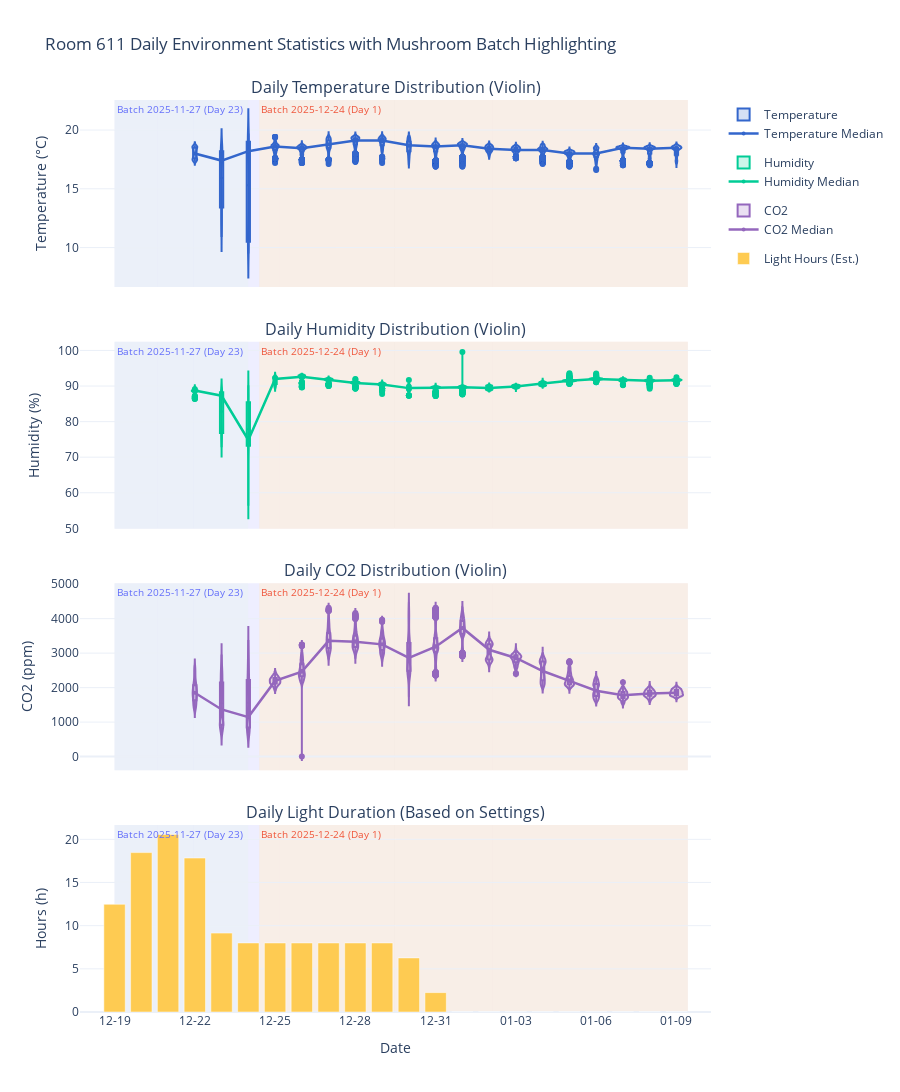

The code cell stored with this chart in its notebook:
### Code cell
import pandas as pd
import numpy as np
import plotly.graph_objects as go
from plotly.subplots import make_subplots
import plotly.express as px

# Ensure index is datetime (should already be)
df1.index = pd.to_datetime(df1.index)

# ==============================
# Step 1: Create batch_date from in_year, in_month, in_day
# ==============================
# Define the exact column tuples
in_year_col = ('mushroom_info_611', 'in_year')
in_month_col = ('mushroom_info_611', 'in_month')
in_day_col = ('mushroom_info_611', 'in_day')

# Extract and clean
years = df1[in_year_col]
months = df1[in_month_col]
days = df1[in_day_col]

# Combine into datetime — this works even with MultiIndex columns!
# pd.to_datetime can accept dict-like with Series values
df1[('mushroom_info_611', 'batch_date')] = pd.to_datetime({
    'year': years,
    'month': months,
    'day': days
}, errors='coerce')  # 'coerce' turns invalid dates to NaT

# ==============================
# Step 2: Prepare visualization data
# ==============================
target_columns = {
    'Temperature': ('env_status_611', 'temperature'),
    'Humidity': ('env_status_611', 'humidity'),
    'CO2': ('env_status_611', 'co2')
}

cols_light_on = ('grow_light_611', 'on_mset')
cols_light_off = ('grow_light_611', 'off_mset')

df_viz = df1.copy()
df_viz['Date'] = df_viz.index.date

# Light hours calculation
light_daily = df_viz[[cols_light_on, cols_light_off]].resample('D').mean()
on_m = light_daily[cols_light_on].fillna(0)
off_m = light_daily[cols_light_off].fillna(0)
total_cycle = on_m + off_m
light_daily['light_hours'] = np.where(total_cycle > 0, (on_m / total_cycle) * 24, 0)

# ==============================
# Step 3: Create subplots
# ==============================
fig = make_subplots(
    rows=4, cols=1,
    shared_xaxes=True,
    vertical_spacing=0.06,
    subplot_titles=(
        'Daily Temperature Distribution (Violin)', 
        'Daily Humidity Distribution (Violin)', 
        'Daily CO2 Distribution (Violin)',
        'Daily Light Duration (Based on Settings)'
    ),
    row_heights=[0.25, 0.25, 0.25, 0.25]
)

colors_env = {
    'Temperature': {'violin': '#3366CC', 'fill': 'rgba(51, 102, 204, 0.2)'},
    'Humidity': {'violin': '#00CC96', 'fill': 'rgba(0, 204, 150, 0.2)'},
    'CO2': {'violin': '#9467BD', 'fill': 'rgba(148, 103, 189, 0.2)'}
}

for i, (label, col) in enumerate(target_columns.items()):
    row_num = i + 1
    c = colors_env[label]
    fig.add_trace(
        go.Violin(
            x=df_viz['Date'],
            y=df_viz[col],
            name=label,
            legendgroup=label,
            showlegend=True,
            line_color=c['violin'],
            fillcolor=c['fill'],
            hoverinfo='y',
            scalemode='width',
            points='outliers',
            box_visible=True,
            meanline_visible=True
        ),
        row=row_num, col=1
    )

fig.add_trace(
    go.Bar(
        x=light_daily.index,
        y=light_daily['light_hours'],
        name='Light Hours (Est.)',
        marker_color='#FECB52',
        hovertemplate='%{x|%Y-%m-%d}<br>Duration: %{y:.1f} hrs<extra></extra>'
    ),
    row=4, col=1
)
# ==============================
# Step 3.5: Add median trend lines for each environment variable
# ==============================
# Resample to daily median
daily_median = df_viz.groupby('Date').agg({
    target_columns['Temperature']: 'median',
    target_columns['Humidity']: 'median',
    target_columns['CO2']: 'median'
}).reset_index()

# Convert 'Date' back to datetime for plotting (Plotly prefers datetime on x-axis)
daily_median['Date_dt'] = pd.to_datetime(daily_median['Date'])

# Define line colors (same as violin outline for consistency)
line_colors = {
    'Temperature': '#3366CC',
    'Humidity': '#00CC96',
    'CO2': '#9467BD'
}

# Add median lines to each subplot
for i, (label, col) in enumerate(target_columns.items()):
    row_num = i + 1
    y_vals = daily_median[col]
    x_vals = daily_median['Date_dt']
    
    # Only plot if there's at least one non-NaN value
    if y_vals.notna().any():
        fig.add_trace(
            go.Scatter(
                x=x_vals,
                y=y_vals,
                mode='lines+markers',
                name=f"{label} Median",
                legendgroup=label,
                showlegend=True,
                line=dict(color=line_colors[label], width=2.5),
                marker=dict(size=4, symbol='circle'),
                hovertemplate='%{x|%Y-%m-%d}<br>Median: %{y:.2f}<extra></extra>'
            ),
            row=row_num, col=1
        )

# ==============================
# Step 4: Add colored bands per mushroom batch
# ==============================
batch_date_col = ('mushroom_info_611', 'batch_date')
in_day_num_col = ('mushroom_info_611', 'in_day_num')

batch_series = df1[batch_date_col].dropna()
if batch_series.empty:
    print("Warning: No valid batch dates found.")
else:
    # Sort unique batch dates using numpy, then ensure Timestamp type
    unique_batches = pd.to_datetime(np.sort(batch_series.unique()))

    color_palette = px.colors.qualitative.Plotly
    for i, batch_dt in enumerate(unique_batches):
        mask = df1[batch_date_col] == batch_dt
        if mask.any():
            x0 = df1.index[mask].min()
            x1 = df1.index[mask].max()
            color = color_palette[i % len(color_palette)]
            
            # Get representative in_day_num for this batch (first non-NaN)
            day_nums = df1.loc[mask, in_day_num_col].dropna()
            day_num = int(day_nums.iloc[0]) if not day_nums.empty else "N/A"
            
            label = f"Batch {batch_dt.strftime('%Y-%m-%d')} (Day {day_num})"
            
            fig.add_vrect(
                x0=x0,
                x1=x1,
                fillcolor=color,
                opacity=0.12,
                layer='below',
                line_width=0,
                annotation_text=label,
                annotation_position="top left",
                annotation_font_size=10,
                annotation_font_color=color,
                annotation_showarrow=False
            )
# ==============================
# Step 5: Highlight growth phase using ONLY in_day_num (1-27 = growth)
# ==============================
# ==============================
# Step: Add growth phase background based solely on in_day_num
# ==============================
in_day_num_col = ('mushroom_info_611', 'in_day_num')

# Create phase mask: 1–27 → growth, else → non_growth
is_growth = df_viz[in_day_num_col].between(1, 27, inclusive='both')
df_viz['phase'] = np.where(is_growth, 'growth', 'non_growth')

# Group contiguous segments
df_viz['phase_group'] = (df_viz['phase'] != df_viz['phase'].shift()).cumsum()

# Generate continuous intervals
for (phase, _), group in df_viz.groupby(['phase', 'phase_group']):
    if group.empty:
        continue
    x0, x1 = group.index.min(), group.index.max()
    color = '#E6F7E6' if phase == 'growth' else '#FAFAFA'
    opacity = 0.25 if phase == 'growth' else 0.08
    fig.add_vrect(
        x0=x0, x1=x1,
        fillcolor=color,
        opacity=opacity,
        layer='below',
        line_width=0
        # ⚠️ No annotation_text → avoids "new text" clutter
    )
fig.update_layout(
    height=1200,
    title_text="Room 611 Daily Environment Statistics with Mushroom Batch Highlighting",
    hovermode="x unified",
    template="plotly_white",
    showlegend=True
)

fig.update_yaxes(title_text="Temperature (°C)", row=1, col=1)
fig.update_yaxes(title_text="Humidity (%)", row=2, col=1)
fig.update_yaxes(title_text="CO2 (ppm)", row=3, col=1)
fig.update_yaxes(title_text="Hours (h)", row=4, col=1)
fig.update_xaxes(title_text="Date", tickformat="%m-%d", row=4, col=1)

fig.show()

### Figure 1 — Plotly figure (JSON) as saved in the notebook; plotly's stock layout.template omitted (floating-point values rounded to 4 significant figures; data arrays with more than 128 entries replaced by an {"elided": "..."} marker saying what was removed)
{"data": [{"box": {"visible": true}, "fillcolor": "rgba(51, 102, 204, 0.2)", "hoverinfo": "y", "legendgroup": "Temperature", "line": {"color": "#3366CC"}, "meanline": {"visible": true}, "name": "Temperature", "points": "outliers", "scalemode": "width", "showlegend": true, "type": "violin", "x": {"elided": "30766 str values"}, "xaxis": "x", "y": {"elided": "30766 float values"}, "yaxis": "y"}, {"box": {"visible": true}, "fillcolor": "rgba(0, 204, 150, 0.2)", "hoverinfo": "y", "legendgroup": "Humidity", "line": {"color": "#00CC96"}, "meanline": {"visible": true}, "name": "Humidity", "points": "outliers", "scalemode": "width", "showlegend": true, "type": "violin", "x": {"elided": "30766 str values"}, "xaxis": "x2", "y": {"elided": "30766 float values"}, "yaxis": "y2"}, {"box": {"visible": true}, "fillcolor": "rgba(148, 103, 189, 0.2)", "hoverinfo": "y", "legendgroup": "CO2", "line": {"color": "#9467BD"}, "meanline": {"visible": true}, "name": "CO2", "points": "outliers", "scalemode": "width", "showlegend": true, "type": "violin", "x": {"elided": "30766 str values"}, "xaxis": "x3", "y": {"elided": "30766 float values"}, "yaxis": "y3"}, {"hovertemplate": "%{x|%Y-%m-%d}<br>Duration: %{y:.1f} hrs<extra></extra>", "marker": {"color": "#FECB52"}, "name": "Light Hours (Est.)", "type": "bar", "x": ["2025-12-19T00:00:00.000000000", "2025-12-20T00:00:00.000000000", "2025-12-21T00:00:00.000000000", "2025-12-22T00:00:00.000000000", "2025-12-23T00:00:00.000000000", "2025-12-24T00:00:00.000000000", "2025-12-25T00:00:00.000000000", "2025-12-26T00:00:00.000000000", "2025-12-27T00:00:00.000000000", "2025-12-28T00:00:00.000000000", "2025-12-29T00:00:00.000000000", "2025-12-30T00:00:00.000000000", "2025-12-31T00:00:00.000000000", "2026-01-01T00:00:00.000000000", "2026-01-02T00:00:00.000000000", "2026-01-03T00:00:00.000000000", "2026-01-04T00:00:00.000000000", "2026-01-05T00:00:00.000000000", "2026-01-06T00:00:00.000000000", "2026-01-07T00:00:00.000000000", "2026-01-08T00:00:00.000000000", "2026-01-09T00:00:00.000000000"], "xaxis": "x4", "y": [12.48, 18.46, 20.57, 17.83, 9.14, 8.0, 8.0, 8.0, 8.0, 8.0, 8.0, 6.268, 2.247, 0.0, 0.0, 0.0, 0.0, 0.0, 0.0, 0.0, 0.0, 0.0], "yaxis": "y4"}, {"hovertemplate": "%{x|%Y-%m-%d}<br>Median: %{y:.2f}<extra></extra>", "legendgroup": "Temperature", "line": {"color": "#3366CC", "width": 2.5}, "marker": {"size": 4, "symbol": "circle"}, "mode": "lines+markers", "name": "Temperature Median", "showlegend": true, "type": "scatter", "x": ["2025-12-19T00:00:00.000000000", "2025-12-20T00:00:00.000000000", "2025-12-21T00:00:00.000000000", "2025-12-22T00:00:00.000000000", "2025-12-23T00:00:00.000000000", "2025-12-24T00:00:00.000000000", "2025-12-25T00:00:00.000000000", "2025-12-26T00:00:00.000000000", "2025-12-27T00:00:00.000000000", "2025-12-28T00:00:00.000000000", "2025-12-29T00:00:00.000000000", "2025-12-30T00:00:00.000000000", "2025-12-31T00:00:00.000000000", "2026-01-01T00:00:00.000000000", "2026-01-02T00:00:00.000000000", "2026-01-03T00:00:00.000000000", "2026-01-04T00:00:00.000000000", "2026-01-05T00:00:00.000000000", "2026-01-06T00:00:00.000000000", "2026-01-07T00:00:00.000000000", "2026-01-08T00:00:00.000000000", "2026-01-09T00:00:00.000000000"], "xaxis": "x", "y": [NaN, NaN, NaN, 18.0, 17.4, 18.2, 18.6, 18.45, 18.8, 19.1, 19.1, 18.7, 18.6, 18.7, 18.4, 18.3, 18.3, 18.0, 18.0, 18.5, 18.4, 18.5], "yaxis": "y"}, {"hovertemplate": "%{x|%Y-%m-%d}<br>Median: %{y:.2f}<extra></extra>", "legendgroup": "Humidity", "line": {"color": "#00CC96", "width": 2.5}, "marker": {"size": 4, "symbol": "circle"}, "mode": "lines+markers", "name": "Humidity Median", "showlegend": true, "type": "scatter", "x": ["2025-12-19T00:00:00.000000000", "2025-12-20T00:00:00.000000000", "2025-12-21T00:00:00.000000000", "2025-12-22T00:00:00.000000000", "2025-12-23T00:00:00.000000000", "2025-12-24T00:00:00.000000000", "2025-12-25T00:00:00.000000000", "2025-12-26T00:00:00.000000000", "2025-12-27T00:00:00.000000000", "2025-12-28T00:00:00.000000000", "2025-12-29T00:00:00.000000000", "2025-12-30T00:00:00.000000000", "2025-12-31T00:00:00.000000000", "2026-01-01T00:00:00.000000000", "2026-01-02T00:00:00.000000000", "2026-01-03T00:00:00.000000000", "2026-01-04T00:00:00.000000000", "2026-01-05T00:00:00.000000000", "2026-01-06T00:00:00.000000000", "2026-01-07T00:00:00.000000000", "2026-01-08T00:00:00.000000000", "2026-01-09T00:00:00.000000000"], "xaxis": "x2", "y": [NaN, NaN, NaN, 88.74, 87.28, 74.83, 92.01, 92.64, 91.77, 90.89, 90.43, 89.42, 89.52, 89.65, 89.44, 89.87, 90.75, 91.49, 91.98, 91.64, 91.48, 91.65], "yaxis": "y2"}, {"hovertemplate": "%{x|%Y-%m-%d}<br>Median: %{y:.2f}<extra></extra>", "legendgroup": "CO2", "line": {"color": "#9467BD", "width": 2.5}, "marker": {"size": 4, "symbol": "circle"}, "mode": "lines+markers", "name": "CO2 Median", "showlegend": true, "type": "scatter", "x": ["2025-12-19T00:00:00.000000000", "2025-12-20T00:00:00.000000000", "2025-12-21T00:00:00.000000000", "2025-12-22T00:00:00.000000000", "2025-12-23T00:00:00.000000000", "2025-12-24T00:00:00.000000000", "2025-12-25T00:00:00.000000000", "2025-12-26T00:00:00.000000000", "2025-12-27T00:00:00.000000000", "2025-12-28T00:00:00.000000000", "2025-12-29T00:00:00.000000000", "2025-12-30T00:00:00.000000000", "2025-12-31T00:00:00.000000000", "2026-01-01T00:00:00.000000000", "2026-01-02T00:00:00.000000000", "2026-01-03T00:00:00.000000000", "2026-01-04T00:00:00.000000000", "2026-01-05T00:00:00.000000000", "2026-01-06T00:00:00.000000000", "2026-01-07T00:00:00.000000000", "2026-01-08T00:00:00.000000000", "2026-01-09T00:00:00.000000000"], "xaxis": "x3", "y": [NaN, NaN, NaN, 1852.0, 1367.0, 1146.0, 2194.0, 2463.0, 3356.0, 3326.0, 3254.0, 2862.0, 3187.0, 3730.0, 3096.0, 2858.0, 2481.0, 2194.0, 1908.0, 1780.0, 1830.0, 1854.0], "yaxis": "y3"}], "layout": {"annotations": [{"font": {"size": 16}, "showarrow": false, "text": "Daily Temperature Distribution (Violin)", "x": 0.5, "xanchor": "center", "xref": "paper", "y": 1, "yanchor": "bottom", "yref": "paper"}, {"font": {"size": 16}, "showarrow": false, "text": "Daily Humidity Distribution (Violin)", "x": 0.5, "xanchor": "center", "xref": "paper", "y": 0.735, "yanchor": "bottom", "yref": "paper"}, {"font": {"size": 16}, "showarrow": false, "text": "Daily CO2 Distribution (Violin)", "x": 0.5, "xanchor": "center", "xref": "paper", "y": 0.47, "yanchor": "bottom", "yref": "paper"}, {"font": {"size": 16}, "showarrow": false, "text": "Daily Light Duration (Based on Settings)", "x": 0.5, "xanchor": "center", "xref": "paper", "y": 0.205, "yanchor": "bottom", "yref": "paper"}, {"font": {"color": "#636EFA", "size": 10}, "showarrow": false, "text": "Batch 2025-11-27 (Day 23)", "x": "2025-12-19T00:00:00", "xanchor": "left", "xref": "x", "y": 1, "yanchor": "top", "yref": "y domain"}, {"font": {"color": "#636EFA", "size": 10}, "showarrow": false, "text": "Batch 2025-11-27 (Day 23)", "x": "2025-12-19T00:00:00", "xanchor": "left", "xref": "x2", "y": 1, "yanchor": "top", "yref": "y2 domain"}, {"font": {"color": "#636EFA", "size": 10}, "showarrow": false, "text": "Batch 2025-11-27 (Day 23)", "x": "2025-12-19T00:00:00", "xanchor": "left", "xref": "x3", "y": 1, "yanchor": "top", "yref": "y3 domain"}, {"font": {"color": "#636EFA", "size": 10}, "showarrow": false, "text": "Batch 2025-11-27 (Day 23)", "x": "2025-12-19T00:00:00", "xanchor": "left", "xref": "x4", "y": 1, "yanchor": "top", "yref": "y4 domain"}, {"font": {"color": "#EF553B", "size": 10}, "showarrow": false, "text": "Batch 2025-12-24 (Day 1)", "x": "2025-12-24T09:49:00", "xanchor": "left", "xref": "x", "y": 1, "yanchor": "top", "yref": "y domain"}, {"font": {"color": "#EF553B", "size": 10}, "showarrow": false, "text": "Batch 2025-12-24 (Day 1)", "x": "2025-12-24T09:49:00", "xanchor": "left", "xref": "x2", "y": 1, "yanchor": "top", "yref": "y2 domain"}, {"font": {"color": "#EF553B", "size": 10}, "showarrow": false, "text": "Batch 2025-12-24 (Day 1)", "x": "2025-12-24T09:49:00", "xanchor": "left", "xref": "x3", "y": 1, "yanchor": "top", "yref": "y3 domain"}, {"font": {"color": "#EF553B", "size": 10}, "showarrow": false, "text": "Batch 2025-12-24 (Day 1)", "x": "2025-12-24T09:49:00", "xanchor": "left", "xref": "x4", "y": 1, "yanchor": "top", "yref": "y4 domain"}], "height": 1200, "hovermode": "x unified", "shapes": [{"fillcolor": "#636EFA", "layer": "below", "line": {"width": 0}, "opacity": 0.12, "type": "rect", "x0": "2025-12-19T00:00:00", "x1": "2025-12-24T09:48:00", "xref": "x", "y0": 0, "y1": 1, "yref": "y domain"}, {"fillcolor": "#636EFA", "layer": "below", "line": {"width": 0}, "opacity": 0.12, "type": "rect", "x0": "2025-12-19T00:00:00", "x1": "2025-12-24T09:48:00", "xref": "x2", "y0": 0, "y1": 1, "yref": "y2 domain"}, {"fillcolor": "#636EFA", "layer": "below", "line": {"width": 0}, "opacity": 0.12, "type": "rect", "x0": "2025-12-19T00:00:00", "x1": "2025-12-24T09:48:00", "xref": "x3", "y0": 0, "y1": 1, "yref": "y3 domain"}, {"fillcolor": "#636EFA", "layer": "below", "line": {"width": 0}, "opacity": 0.12, "type": "rect", "x0": "2025-12-19T00:00:00", "x1": "2025-12-24T09:48:00", "xref": "x4", "y0": 0, "y1": 1, "yref": "y4 domain"}, {"fillcolor": "#EF553B", "layer": "below", "line": {"width": 0}, "opacity": 0.12, "type": "rect", "x0": "2025-12-24T09:49:00", "x1": "2026-01-09T10:12:00", "xref": "x", "y0": 0, "y1": 1, "yref": "y domain"}, {"fillcolor": "#EF553B", "layer": "below", "line": {"width": 0}, "opacity": 0.12, "type": "rect", "x0": "2025-12-24T09:49:00", "x1": "2026-01-09T10:12:00", "xref": "x2", "y0": 0, "y1": 1, "yref": "y2 domain"}, {"fillcolor": "#EF553B", "layer": "below", "line": {"width": 0}, "opacity": 0.12, "type": "rect", "x0": "2025-12-24T09:49:00", "x1": "2026-01-09T10:12:00", "xref": "x3", "y0": 0, "y1": 1, "yref": "y3 domain"}, {"fillcolor": "#EF553B", "layer": "below", "line": {"width": 0}, "opacity": 0.12, "type": "rect", "x0": "2025-12-24T09:49:00", "x1": "2026-01-09T10:12:00", "xref": "x4", "y0": 0, "y1": 1, "yref": "y4 domain"}, {"fillcolor": "#E6F7E6", "layer": "below", "line": {"width": 0}, "opacity": 0.25, "type": "rect", "x0": "2025-12-19T00:00:00", "x1": "2025-12-20T14:24:00", "xref": "x", "y0": 0, "y1": 1, "yref": "y domain"}, {"fillcolor": "#E6F7E6", "layer": "below", "line": {"width": 0}, "opacity": 0.25, "type": "rect", "x0": "2025-12-19T00:00:00", "x1": "2025-12-20T14:24:00", "xref": "x2", "y0": 0, "y1": 1, "yref": "y2 domain"}, {"fillcolor": "#E6F7E6", "layer": "below", "line": {"width": 0}, "opacity": 0.25, "type": "rect", "x0": "2025-12-19T00:00:00", "x1": "2025-12-20T14:24:00", "xref": "x3", "y0": 0, "y1": 1, "yref": "y3 domain"}, {"fillcolor": "#E6F7E6", "layer": "below", "line": {"width": 0}, "opacity": 0.25, "type": "rect", "x0": "2025-12-19T00:00:00", "x1": "2025-12-20T14:24:00", "xref": "x4", "y0": 0, "y1": 1, "yref": "y4 domain"}, {"fillcolor": "#E6F7E6", "layer": "below", "line": {"width": 0}, "opacity": 0.25, "type": "rect", "x0": "2025-12-20T14:26:00", "x1": "2025-12-21T23:05:00", "xref": "x", "y0": 0, "y1": 1, "yref": "y domain"}, {"fillcolor": "#E6F7E6", "layer": "below", "line": {"width": 0}, "opacity": 0.25, "type": "rect", "x0": "2025-12-20T14:26:00", "x1": "2025-12-21T23:05:00", "xref": "x2", "y0": 0, "y1": 1, "yref": "y2 domain"}, {"fillcolor": "#E6F7E6", "layer": "below", "line": {"width": 0}, "opacity": 0.25, "type": "rect", "x0": "2025-12-20T14:26:00", "x1": "2025-12-21T23:05:00", "xref": "x3", "y0": 0, "y1": 1, "yref": "y3 domain"}, {"fillcolor": "#E6F7E6", "layer": "below", "line": {"width": 0}, "opacity": 0.25, "type": "rect", "x0": "2025-12-20T14:26:00", "x1": "2025-12-21T23:05:00", "xref": "x4", "y0": 0, "y1": 1, "yref": "y4 domain"}, {"fillcolor": "#E6F7E6", "layer": "below", "line": {"width": 0}, "opacity": 0.25, "type": "rect", "x0": "2025-12-21T23:07:00", "x1": "2025-12-23T23:56:00", "xref": "x", "y0": 0, "y1": 1, "yref": "y domain"}, {"fillcolor": "#E6F7E6", "layer": "below", "line": {"width": 0}, "opacity": 0.25, "type": "rect", "x0": "2025-12-21T23:07:00", "x1": "2025-12-23T23:56:00", "xref": "x2", "y0": 0, "y1": 1, "yref": "y2 domain"}, {"fillcolor": "#E6F7E6", "layer": "below", "line": {"width": 0}, "opacity": 0.25, "type": "rect", "x0": "2025-12-21T23:07:00", "x1": "2025-12-23T23:56:00", "xref": "x3", "y0": 0, "y1": 1, "yref": "y3 domain"}, {"fillcolor": "#E6F7E6", "layer": "below", "line": {"width": 0}, "opacity": 0.25, "type": "rect", "x0": "2025-12-21T23:07:00", "x1": "2025-12-23T23:56:00", "xref": "x4", "y0": 0, "y1": 1, "yref": "y4 domain"}, {"fillcolor": "#E6F7E6", "layer": "below", "line": {"width": 0}, "opacity": 0.25, "type": "rect", "x0": "2025-12-24T09:49:00", "x1": "2025-12-25T03:43:00", "xref": "x", "y0": 0, "y1": 1, "yref": "y domain"}, {"fillcolor": "#E6F7E6", "layer": "below", "line": {"width": 0}, "opacity": 0.25, "type": "rect", "x0": "2025-12-24T09:49:00", "x1": "2025-12-25T03:43:00", "xref": "x2", "y0": 0, "y1": 1, "yref": "y2 domain"}, {"fillcolor": "#E6F7E6", "layer": "below", "line": {"width": 0}, "opacity": 0.25, "type": "rect", "x0": "2025-12-24T09:49:00", "x1": "2025-12-25T03:43:00", "xref": "x3", "y0": 0, "y1": 1, "yref": "y3 domain"}, {"fillcolor": "#E6F7E6", "layer": "below", "line": {"width": 0}, "opacity": 0.25, "type": "rect", "x0": "2025-12-24T09:49:00", "x1": "2025-12-25T03:43:00", "xref": "x4", "y0": 0, "y1": 1, "yref": "y4 domain"}, {"fillcolor": "#E6F7E6", "layer": "below", "line": {"width": 0}, "opacity": 0.25, "type": "rect", "x0": "2025-12-25T03:45:00", "x1": "2025-12-29T10:42:00", "xref": "x", "y0": 0, "y1": 1, "yref": "y domain"}, {"fillcolor": "#E6F7E6", "layer": "below", "line": {"width": 0}, "opacity": 0.25, "type": "rect", "x0": "2025-12-25T03:45:00", "x1": "2025-12-29T10:42:00", "xref": "x2", "y0": 0, "y1": 1, "yref": "y2 domain"}, {"fillcolor": "#E6F7E6", "layer": "below", "line": {"width": 0}, "opacity": 0.25, "type": "rect", "x0": "2025-12-25T03:45:00", "x1": "2025-12-29T10:42:00", "xref": "x3", "y0": 0, "y1": 1, "yref": "y3 domain"}, {"fillcolor": "#E6F7E6", "layer": "below", "line": {"width": 0}, "opacity": 0.25, "type": "rect", "x0": "2025-12-25T03:45:00", "x1": "2025-12-29T10:42:00", "xref": "x4", "y0": 0, "y1": 1, "yref": "y4 domain"}, {"fillcolor": "#E6F7E6", "layer": "below", "line": {"width": 0}, "opacity": 0.25, "type": "rect", "x0": "2025-12-29T10:44:00", "x1": "2026-01-02T03:07:00", "xref": "x", "y0": 0, "y1": 1, "yref": "y domain"}, {"fillcolor": "#E6F7E6", "layer": "below", "line": {"width": 0}, "opacity": 0.25, "type": "rect", "x0": "2025-12-29T10:44:00", "x1": "2026-01-02T03:07:00", "xref": "x2", "y0": 0, "y1": 1, "yref": "y2 domain"}, {"fillcolor": "#E6F7E6", "layer": "below", "line": {"width": 0}, "opacity": 0.25, "type": "rect", "x0": "2025-12-29T10:44:00", "x1": "2026-01-02T03:07:00", "xref": "x3", "y0": 0, "y1": 1, "yref": "y3 domain"}, {"fillcolor": "#E6F7E6", "layer": "below", "line": {"width": 0}, "opacity": 0.25, "type": "rect", "x0": "2025-12-29T10:44:00", "x1": "2026-01-02T03:07:00", "xref": "x4", "y0": 0, "y1": 1, "yref": "y4 domain"}, {"fillcolor": "#E6F7E6", "layer": "below", "line": {"width": 0}, "opacity": 0.25, "type": "rect", "x0": "2026-01-02T03:09:00", "x1": "2026-01-09T10:12:00", "xref": "x", "y0": 0, "y1": 1, "yref": "y domain"}, {"fillcolor": "#E6F7E6", "layer": "below", "line": {"width": 0}, "opacity": 0.25, "type": "rect", "x0": "2026-01-02T03:09:00", "x1": "2026-01-09T10:12:00", "xref": "x2", "y0": 0, "y1": 1, "yref": "y2 domain"}, {"fillcolor": "#E6F7E6", "layer": "below", "line": {"width": 0}, "opacity": 0.25, "type": "rect", "x0": "2026-01-02T03:09:00", "x1": "2026-01-09T10:12:00", "xref": "x3", "y0": 0, "y1": 1, "yref": "y3 domain"}, {"fillcolor": "#E6F7E6", "layer": "below", "line": {"width": 0}, "opacity": 0.25, "type": "rect", "x0": "2026-01-02T03:09:00", "x1": "2026-01-09T10:12:00", "xref": "x4", "y0": 0, "y1": 1, "yref": "y4 domain"}, {"fillcolor": "#FAFAFA", "layer": "below", "line": {"width": 0}, "opacity": 0.08, "type": "rect", "x0": "2025-12-20T14:25:00", "x1": "2025-12-20T14:25:00", "xref": "x", "y0": 0, "y1": 1, "yref": "y domain"}, {"fillcolor": "#FAFAFA", "layer": "below", "line": {"width": 0}, "opacity": 0.08, "type": "rect", "x0": "2025-12-20T14:25:00", "x1": "2025-12-20T14:25:00", "xref": "x2", "y0": 0, "y1": 1, "yref": "y2 domain"}, {"fillcolor": "#FAFAFA", "layer": "below", "line": {"width": 0}, "opacity": 0.08, "type": "rect", "x0": "2025-12-20T14:25:00", "x1": "2025-12-20T14:25:00", "xref": "x3", "y0": 0, "y1": 1, "yref": "y3 domain"}, {"fillcolor": "#FAFAFA", "layer": "below", "line": {"width": 0}, "opacity": 0.08, "type": "rect", "x0": "2025-12-20T14:25:00", "x1": "2025-12-20T14:25:00", "xref": "x4", "y0": 0, "y1": 1, "yref": "y4 domain"}, {"fillcolor": "#FAFAFA", "layer": "below", "line": {"width": 0}, "opacity": 0.08, "type": "rect", "x0": "2025-12-21T23:06:00", "x1": "2025-12-21T23:06:00", "xref": "x", "y0": 0, "y1": 1, "yref": "y domain"}, {"fillcolor": "#FAFAFA", "layer": "below", "line": {"width": 0}, "opacity": 0.08, "type": "rect", "x0": "2025-12-21T23:06:00", "x1": "2025-12-21T23:06:00", "xref": "x2", "y0": 0, "y1": 1, "yref": "y2 domain"}, {"fillcolor": "#FAFAFA", "layer": "below", "line": {"width": 0}, "opacity": 0.08, "type": "rect", "x0": "2025-12-21T23:06:00", "x1": "2025-12-21T23:06:00", "xref": "x3", "y0": 0, "y1": 1, "yref": "y3 domain"}, {"fillcolor": "#FAFAFA", "layer": "below", "line": {"width": 0}, "opacity": 0.08, "type": "rect", "x0": "2025-12-21T23:06:00", "x1": "2025-12-21T23:06:00", "xref": "x4", "y0": 0, "y1": 1, "yref": "y4 domain"}, {"fillcolor": "#FAFAFA", "layer": "below", "line": {"width": 0}, "opacity": 0.08, "type": "rect", "x0": "2025-12-23T23:57:00", "x1": "2025-12-24T09:48:00", "xref": "x", "y0": 0, "y1": 1, "yref": "y domain"}, {"fillcolor": "#FAFAFA", "layer": "below", "line": {"width": 0}, "opacity": 0.08, "type": "rect", "x0": "2025-12-23T23:57:00", "x1": "2025-12-24T09:48:00", "xref": "x2", "y0": 0, "y1": 1, "yref": "y2 domain"}, {"fillcolor": "#FAFAFA", "layer": "below", "line": {"width": 0}, "opacity": 0.08, "type": "rect", "x0": "2025-12-23T23:57:00", "x1": "2025-12-24T09:48:00", "xref": "x3", "y0": 0, "y1": 1, "yref": "y3 domain"}, {"fillcolor": "#FAFAFA", "layer": "below", "line": {"width": 0}, "opacity": 0.08, "type": "rect", "x0": "2025-12-23T23:57:00", "x1": "2025-12-24T09:48:00", "xref": "x4", "y0": 0, "y1": 1, "yref": "y4 domain"}, {"fillcolor": "#FAFAFA", "layer": "below", "line": {"width": 0}, "opacity": 0.08, "type": "rect", "x0": "2025-12-25T03:44:00", "x1": "2025-12-25T03:44:00", "xref": "x", "y0": 0, "y1": 1, "yref": "y domain"}, {"fillcolor": "#FAFAFA", "layer": "below", "line": {"width": 0}, "opacity": 0.08, "type": "rect", "x0": "2025-12-25T03:44:00", "x1": "2025-12-25T03:44:00", "xref": "x2", "y0": 0, "y1": 1, "yref": "y2 domain"}, {"fillcolor": "#FAFAFA", "layer": "below", "line": {"width": 0}, "opacity": 0.08, "type": "rect", "x0": "2025-12-25T03:44:00", "x1": "2025-12-25T03:44:00", "xref": "x3", "y0": 0, "y1": 1, "yref": "y3 domain"}, {"fillcolor": "#FAFAFA", "layer": "below", "line": {"width": 0}, "opacity": 0.08, "type": "rect", "x0": "2025-12-25T03:44:00", "x1": "2025-12-25T03:44:00", "xref": "x4", "y0": 0, "y1": 1, "yref": "y4 domain"}, {"fillcolor": "#FAFAFA", "layer": "below", "line": {"width": 0}, "opacity": 0.08, "type": "rect", "x0": "2025-12-29T10:43:00", "x1": "2025-12-29T10:43:00", "xref": "x", "y0": 0, "y1": 1, "yref": "y domain"}, {"fillcolor": "#FAFAFA", "layer": "below", "line": {"width": 0}, "opacity": 0.08, "type": "rect", "x0": "2025-12-29T10:43:00", "x1": "2025-12-29T10:43:00", "xref": "x2", "y0": 0, "y1": 1, "yref": "y2 domain"}, {"fillcolor": "#FAFAFA", "layer": "below", "line": {"width": 0}, "opacity": 0.08, "type": "rect", "x0": "2025-12-29T10:43:00", "x1": "2025-12-29T10:43:00", "xref": "x3", "y0": 0, "y1": 1, "yref": "y3 domain"}, {"fillcolor": "#FAFAFA", "layer": "below", "line": {"width": 0}, "opacity": 0.08, "type": "rect", "x0": "2025-12-29T10:43:00", "x1": "2025-12-29T10:43:00", "xref": "x4", "y0": 0, "y1": 1, "yref": "y4 domain"}, {"fillcolor": "#FAFAFA", "layer": "below", "line": {"width": 0}, "opacity": 0.08, "type": "rect", "x0": "2026-01-02T03:08:00", "x1": "2026-01-02T03:08:00", "xref": "x", "y0": 0, "y1": 1, "yref": "y domain"}, {"fillcolor": "#FAFAFA", "layer": "below", "line": {"width": 0}, "opacity": 0.08, "type": "rect", "x0": "2026-01-02T03:08:00", "x1": "2026-01-02T03:08:00", "xref": "x2", "y0": 0, "y1": 1, "yref": "y2 domain"}, {"fillcolor": "#FAFAFA", "layer": "below", "line": {"width": 0}, "opacity": 0.08, "type": "rect", "x0": "2026-01-02T03:08:00", "x1": "2026-01-02T03:08:00", "xref": "x3", "y0": 0, "y1": 1, "yref": "y3 domain"}, {"fillcolor": "#FAFAFA", "layer": "below", "line": {"width": 0}, "opacity": 0.08, "type": "rect", "x0": "2026-01-02T03:08:00", "x1": "2026-01-02T03:08:00", "xref": "x4", "y0": 0, "y1": 1, "yref": "y4 domain"}, {"fillcolor": "#FAFAFA", "layer": "below", "line": {"width": 0}, "opacity": 0.08, "type": "rect", "x0": "2026-01-09T10:13:00", "x1": "2026-01-09T10:13:00", "xref": "x", "y0": 0, "y1": 1, "yref": "y domain"}, {"fillcolor": "#FAFAFA", "layer": "below", "line": {"width": 0}, "opacity": 0.08, "type": "rect", "x0": "2026-01-09T10:13:00", "x1": "2026-01-09T10:13:00", "xref": "x2", "y0": 0, "y1": 1, "yref": "y2 domain"}, {"fillcolor": "#FAFAFA", "layer": "below", "line": {"width": 0}, "opacity": 0.08, "type": "rect", "x0": "2026-01-09T10:13:00", "x1": "2026-01-09T10:13:00", "xref": "x3", "y0": 0, "y1": 1, "yref": "y3 domain"}, {"fillcolor": "#FAFAFA", "layer": "below", "line": {"width": 0}, "opacity": 0.08, "type": "rect", "x0": "2026-01-09T10:13:00", "x1": "2026-01-09T10:13:00", "xref": "x4", "y0": 0, "y1": 1, "yref": "y4 domain"}], "showlegend": true, "title": {"text": "Room 611 Daily Environment Statistics with Mushroom Batch Highlighting"}, "xaxis": {"anchor": "y", "domain": [0, 1], "matches": "x4", "showticklabels": false}, "xaxis2": {"anchor": "y2", "domain": [0, 1], "matches": "x4", "showticklabels": false}, "xaxis3": {"anchor": "y3", "domain": [0, 1], "matches": "x4", "showticklabels": false}, "xaxis4": {"anchor": "y4", "domain": [0, 1], "tickformat": "%m-%d", "title": {"text": "Date"}}, "yaxis": {"anchor": "x", "domain": [0.795, 1], "title": {"text": "Temperature (°C)"}}, "yaxis2": {"anchor": "x2", "domain": [0.53, 0.735], "title": {"text": "Humidity (%)"}}, "yaxis3": {"anchor": "x3", "domain": [0.265, 0.47], "title": {"text": "CO2 (ppm)"}}, "yaxis4": {"anchor": "x4", "domain": [0, 0.205], "title": {"text": "Hours (h)"}}}}
